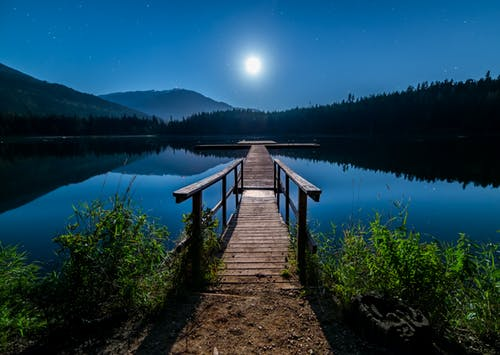
#> input picture data/bridge.jpg, 500 x 355 px
$ jupyter execute 'Region growing.ipynb'
#> lines starting #> are read from the running program, lines starting #| are printed output that depends on the picture
[cell 1]
import cv2
import numpy as np
import matplotlib.pyplot as plt

[cell 2]
src = cv2.imread('./data/bridge.jpg')
#> src is the input picture: shape (355, 500, 3); mean B, G, R 82.7, 64.6, 27.3
srcrgb = cv2.cvtColor(src, cv2.COLOR_BGR2RGB)
mask = np.zeros((src.shape[0]+2, src.shape[1]+2), np.uint8)

seed = (180, 80) # 이 점을 중심으로 growing
newVal = 255
loDiff, upDiff = (5, 5 ,5), (5, 5, 5)

#floodflags = 4
#floodflags |= cv2.FLOODFILL_MASK_ONLY
#floodflags |= (255 << 8)
#cv2.floodFill(src, mask, seedPoint=seed, newVal=newVal, loDiff=loDiff, upDiff=upDiff, flags=floodflags)
cv2.floodFill(src, mask, seedPoint=seed, newVal=newVal, loDiff=loDiff,
              upDiff=upDiff)
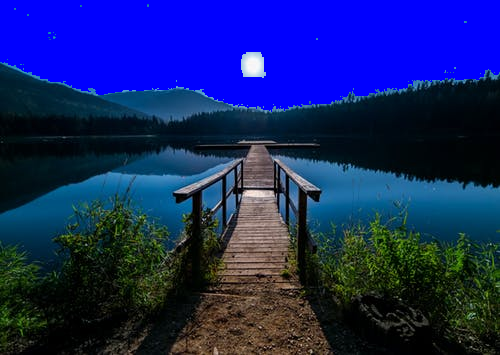
#> src: shape (355, 500, 3); mean B, G, R 102.8, 35.6, 20.1
cv2.circle(srcrgb, seed, 3, (255, 0, 0), cv2.FILLED, cv2.LINE_AA);
#> srcrgb: shape (355, 500, 3); mean R, G, B 27.4, 64.6, 82.6

plt.figure(figsize=(30, 30))
imgae1=plt.subplot(1, 2, 1)
imgae1.set_title('Original')
plt.axis('off')
plt.imshow(srcrgb)

imgae1=plt.subplot(1, 2, 2)
imgae1.set_title('Mask')
plt.axis('off')
plt.imshow(mask, cmap='gray')
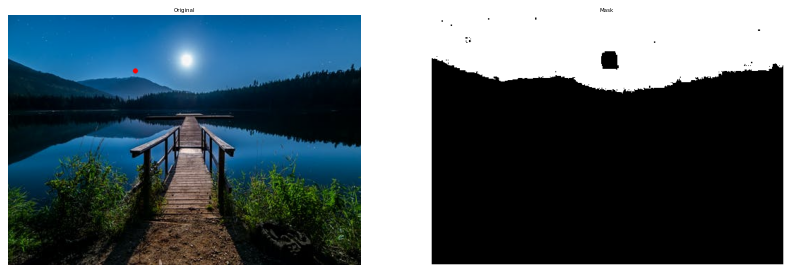
#> figure drawn by matplotlib, 2 panels

[cell 3]
src2 = cv2.imread('./data/duck.png')
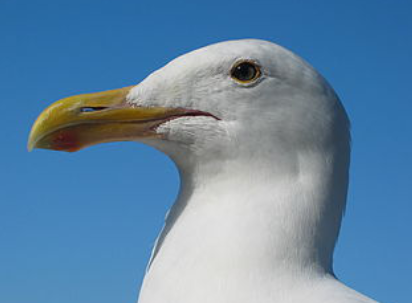
#> input picture data/duck.png, 412 x 303 px
#> src2 is the input picture: shape (303, 412, 3); mean B, G, R 165.5, 134.5, 97.9
mask = np.zeros((src2.shape[0]+2, src2.shape[1]+2), np.uint8)

def onMouse(event, x, y, flags, param):
    if event == cv2.EVENT_LBUTTONDOWN:
        seed = (x,y)
        r = np.random.randint(256)
        g = np.random.randint(256)
        b = np.random.randint(256)
        newVal = (b, g, r)
        retval = cv2.floodFill(src2, mask, seed, newVal=newVal, loDiff=loDiff, upDiff=upDiff)
        cv2.imshow('src2', src2)

cv2.imshow('src2', src2)
cv2.setMouseCallback('src2', onMouse)
cv2.waitKey(0)
cv2.destroyAllWindows()
